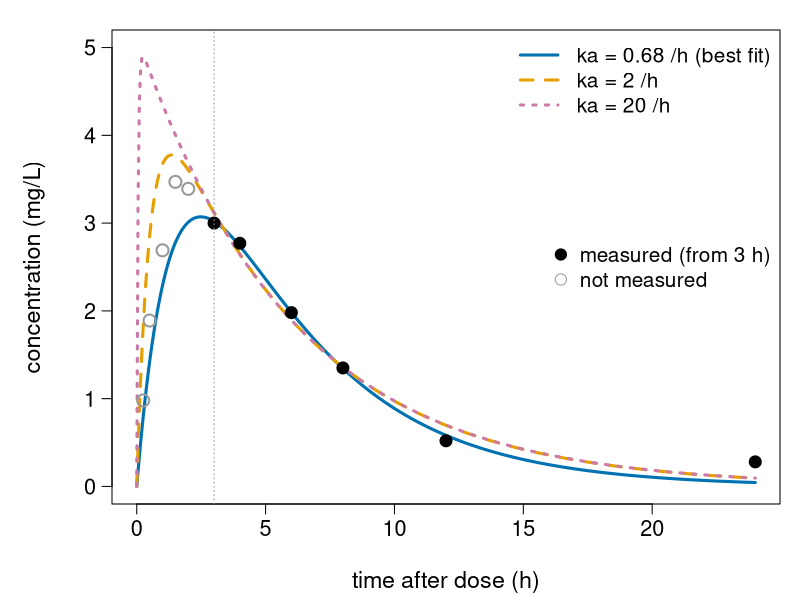
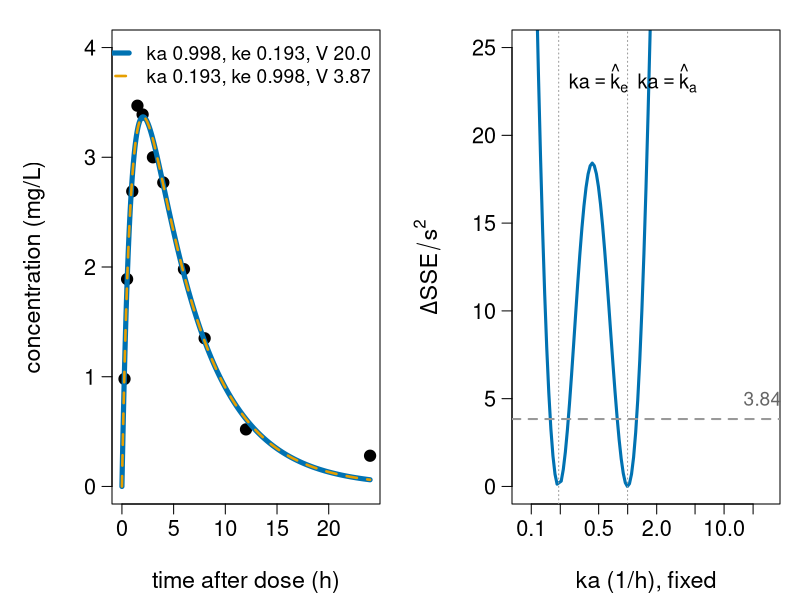
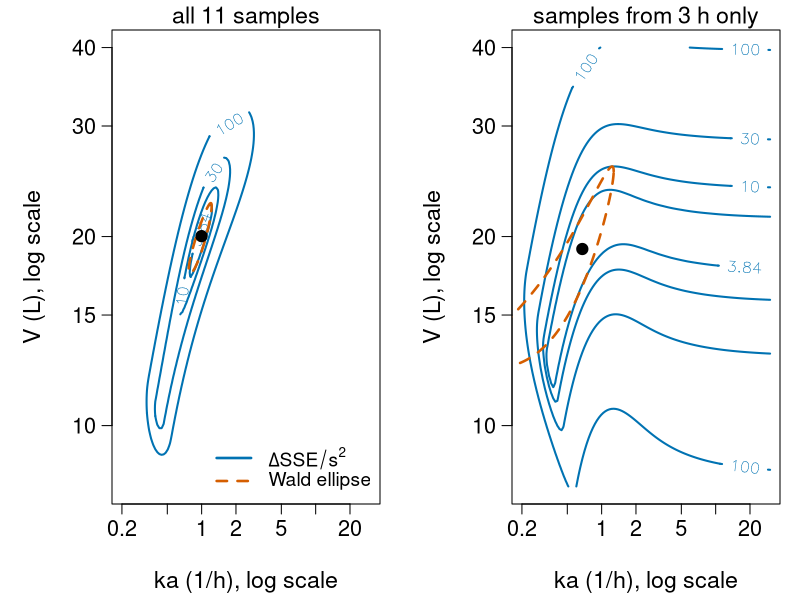
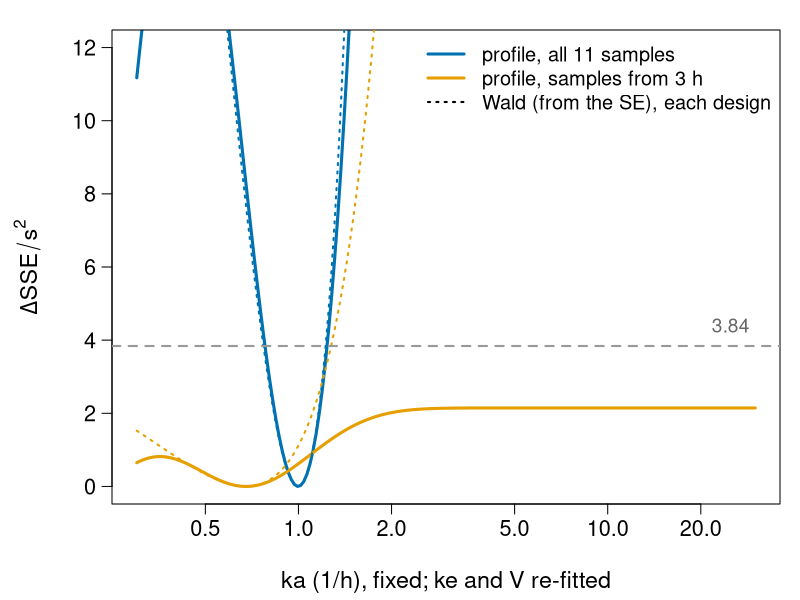
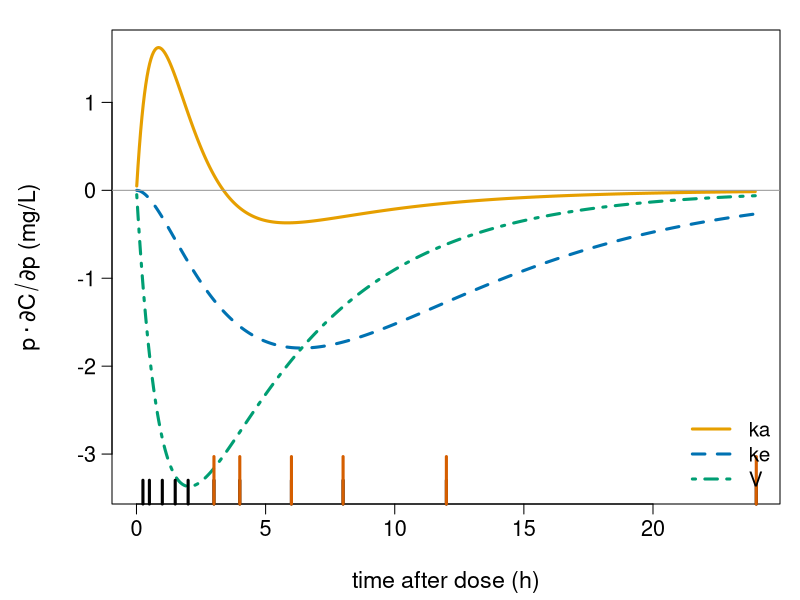
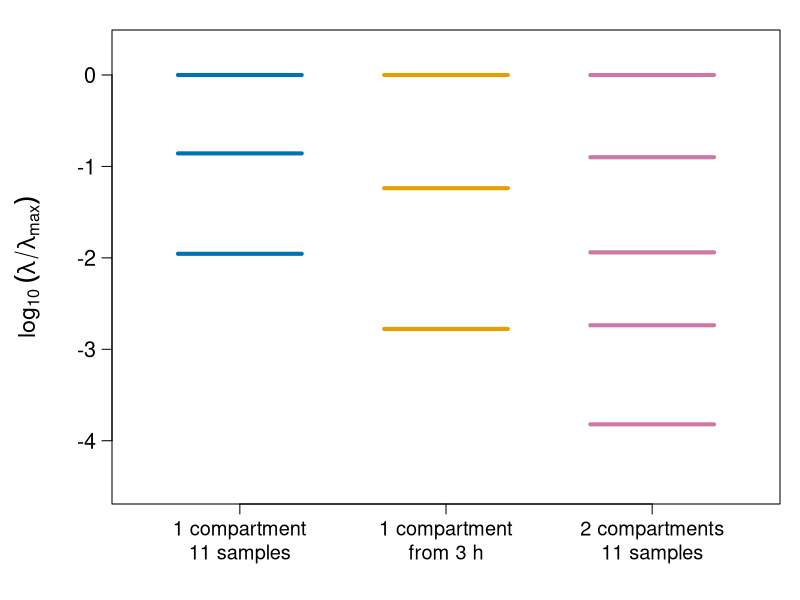

Generate these figures, in order, with R:
# Figures for the identifiability/ unit ("Identifiability and uncertainty of fitted parameters").
#
# Re-run by hand from this folder (it is NOT run by `quarto render`):
#   cd identifiability && Rscript make-identifiability-figs.R
#
# Base R graphics only (grDevices::svg) plus numDeriv for Jacobians.
# Colours are Okabe-Ito (colour-blind safe). Makes:
#   fig01-same-fit.svg      sparse design (first sample at 3 h): three ka values fit equally well
#   fig02-flipflop.svg      the ka/ke flip-flop: identical curves, and a ka profile with two wells
#   fig03-sse-slice.svg     SSE over (ka, V), ke re-fitted: rich vs sparse design, with the Wald ellipse
#   fig04-profiles.svg      profile of ka (others re-optimised) for both designs, Wald parabola
#   fig05-sensitivity.svg   relative sensitivities p dC/dp against time, with sample times
#   fig06-sloppy.svg        eigenvalues of J^T J (log parameters): sloppy spectra

library(numDeriv)

oi <- c(orange = "#E69F00", sky = "#56B4E9", green = "#009E73",
        yellow = "#F0E442", blue = "#0072B2", red = "#D55E00",
        purple = "#CC79A7", grey = "#999999")

fig <- function(file, w = 9, h = 5.2, expr) {
  svg(file, width = w, height = h)
  par(mar = c(4.8, 5.6, 1.5, 1), las = 1, mgp = c(3.4, 0.8, 0),
      cex.lab = 1.4, cex.axis = 1.3)
  expr
  dev.off()
}

## ---- the running example (same code as on the slides) ----------------------

pk <- function(t, ka, ke, V, D = 100) D * ka / (V * (ka - ke)) * (exp(-ke * t) - exp(-ka * t))
t <- c(0.25, 0.5, 1, 1.5, 2, 3, 4, 6, 8, 12, 24)                  # hours
y <- c(0.98, 1.89, 2.69, 3.47, 3.39, 3.00, 2.77, 1.98, 1.35, 0.52, 0.28)  # mg/L
late <- t >= 3                                                   # sparse design
ts <- t[late]; ys <- y[late]

fit  <- nls(y  ~ pk(t,  ka, ke, V), start = list(ka = 0.5, ke = 0.1, V = 10))
fits <- nls(ys ~ pk(ts, ka, ke, V), start = list(ka = 1, ke = 0.2, V = 20))
s2  <- deviance(fit)  / (length(y)  - 3)
s2s <- deviance(fits) / (length(ys) - 3)

# profile: fix ka, re-optimise ke and V; start from a given guess
prof1 <- function(ka, tt, yy, start = list(ke = 0.2, V = 20)) {
  f <- tryCatch(nls(yy ~ pk(tt, ka, ke, V), start = start), error = function(e) NULL)
  if (is.null(f)) c(NA, NA, NA) else c(deviance(f), coef(f))
}
tfine <- seq(0, 24, by = 0.05)

## ---- fig01: three ka values, same fit to the late data ----------------------

fig("fig01-same-fit.svg", w = 10, h = 5.2, expr = {
  kas <- c(coef(fits)["ka"], 2, 20)
  cols <- c(oi["blue"], oi["orange"], oi["purple"])
  plot(NA, xlim = c(0, 24), ylim = c(0, 5), xlab = "time after dose (h)",
       ylab = "concentration (mg/L)")
  for (i in 1:3) {
    pr <- prof1(kas[i], ts, ys)
    lines(tfine, pk(tfine, kas[i], pr[2], pr[3]), col = cols[i], lwd = 3, lty = i)
  }
  points(t[!late], y[!late], pch = 1, cex = 1.6, col = oi["grey"], lwd = 2)
  points(ts, ys, pch = 19, cex = 1.6)
  abline(v = 3, col = oi["grey"], lty = 3)
  legend("topright", bty = "n", cex = 1.25, lwd = 3, lty = 1:3, col = cols,
         legend = c(sprintf("ka = %.2f /h (best fit)", kas[1]),
                    "ka = 2 /h", "ka = 20 /h"))
  legend("right", bty = "n", cex = 1.25, pch = c(19, 1), col = c("black", oi["grey"]),
         pt.cex = 1.5, legend = c("measured (from 3 h)", "not measured"))
})

## ---- fig02: flip-flop --------------------------------------------------------

fig("fig02-flipflop.svg", w = 12, h = 5.2, expr = {
  par(mfrow = c(1, 2))
  p1 <- coef(fit)
  p2 <- c(p1[2], p1[1], p1[3] * p1[2] / p1[1])
  plot(t, y, pch = 19, cex = 1.5, xlim = c(0, 24), ylim = c(0, 4),
       xlab = "time after dose (h)", ylab = "concentration (mg/L)")
  lines(tfine, pk(tfine, p1[1], p1[2], p1[3]), col = oi["blue"], lwd = 5)
  lines(tfine, pk(tfine, p2[1], p2[2], p2[3]), col = oi["orange"], lwd = 2.5, lty = 2)
  legend("topright", bty = "n", cex = 1.15, lwd = c(5, 2.5), lty = 1:2,
         col = c(oi["blue"], oi["orange"]),
         legend = c(sprintf("ka %.3f, ke %.3f, V %.1f", p1[1], p1[2], p1[3]),
                    sprintf("ka %.3f, ke %.3f, V %.2f", p2[1], p2[2], p2[3])))
  # profile of ka over both branches
  g <- exp(seq(log(0.08), log(30), length.out = 121))
  g <- g[abs(g - p1[2]) > 0.004]
  d <- sapply(g, function(k) {
    a <- prof1(k, t, y, list(ke = 0.2, V = 20))[1]
    b <- prof1(k, t, y, list(ke = 1, V = 4))[1]
    min(a, b, na.rm = TRUE)
  })
  plot(g, (d - deviance(fit)) / s2, type = "l", lwd = 3, col = oi["blue"], log = "x",
       ylim = c(0, 25), xlab = "ka (1/h), fixed", ylab = expression(Delta * SSE / s^2))
  abline(h = 3.84, lty = 2, col = oi["grey"], lwd = 2)
  abline(v = c(p1[1], p1[2]), lty = 3, col = oi["grey"])
  text(p1[2], 23, expression(ka == hat(k)[e]), pos = 4, cex = 1.2)
  text(p1[1], 23, expression(ka == hat(k)[a]), pos = 4, cex = 1.2)
  text(25, 5, "3.84", cex = 1.15, col = "grey40")
})

## ---- fig03: SSE over (ka, V), ke re-fitted ----------------------------------

slice <- function(tt, yy, f, s2, title) {
  p <- coef(f)
  lka <- seq(log(0.2), log(30), length.out = 120)
  lV  <- seq(log(8), log(40), length.out = 120)
  # at each (ka, V) minimise the SSE over ke (kept below ka: no flip-flop branch)
  z <- outer(lka, lV, Vectorize(function(a, v)
    optimize(function(lke) sum((yy - pk(tt, exp(a), exp(lke), exp(v)))^2),
             c(log(0.01), a - 1e-3))$objective))
  z <- (z - deviance(f)) / s2
  contour(lka, lV, z, levels = c(3.84, 10, 30, 100), axes = FALSE,
          labcex = 1, lwd = 2, col = oi["blue"], xlab = "ka (1/h), log scale",
          ylab = "V (L), log scale", main = title, cex.main = 1.4, font.main = 1)
  axis(1, at = log(c(0.2, 0.5, 1, 2, 5, 10, 20)), labels = c(0.2, 0.5, 1, 2, 5, 10, 20))
  axis(2, at = log(c(10, 15, 20, 30, 40)), labels = c(10, 15, 20, 30, 40)); box()
  # Wald ellipse for (ka, V) from the full covariance matrix vcov(f)
  C <- vcov(f)[c("ka", "V"), c("ka", "V")]
  th <- seq(0, 2 * pi, length.out = 400)
  E <- t(p[c("ka", "V")] + t(chol(C)) %*% rbind(cos(th), sin(th)) * sqrt(3.84))
  ok <- E[, 1] > 0 & E[, 2] > 0
  E[!ok, ] <- NA
  lines(log(E[, 1]), log(E[, 2]), col = oi["red"], lwd = 2.5, lty = 2)
  points(log(p["ka"]), log(p["V"]), pch = 19, cex = 1.5)
}
fig("fig03-sse-slice.svg", w = 12, h = 5.4, expr = {
  par(mfrow = c(1, 2))
  slice(t, y, fit, s2, "all 11 samples")
  legend("bottomright", bty = "n", cex = 1.15, lwd = 2.5, lty = c(1, 2),
         col = c(oi["blue"], oi["red"]), legend = c(expression(Delta * SSE / s^2), "Wald ellipse"),
         bg = "white")
  slice(ts, ys, fits, s2s, "samples from 3 h only")
})

## ---- fig04: profiles of ka ----------------------------------------------------

fig("fig04-profiles.svg", w = 10, h = 5.4, expr = {
  g <- exp(seq(log(0.3), log(30), length.out = 201))
  dr <- sapply(g, function(k) prof1(k, t,  y)[1])
  ds <- sapply(g, function(k) prof1(k, ts, ys)[1])
  plot(g, (dr - deviance(fit)) / s2, type = "l", lwd = 3, col = oi["blue"], log = "x",
       ylim = c(0, 12), xlab = "ka (1/h), fixed; ke and V re-fitted",
       ylab = expression(Delta * SSE / s^2))
  lines(g, (ds - deviance(fits)) / s2s, lwd = 3, col = oi["orange"])
  se <- sqrt(diag(vcov(fit)))["ka"]; ses <- sqrt(diag(vcov(fits)))["ka"]
  lines(g, ((g - coef(fit)["ka"]) / se)^2, lty = 3, lwd = 2, col = oi["blue"])
  lines(g, ((g - coef(fits)["ka"]) / ses)^2, lty = 3, lwd = 2, col = oi["orange"])
  abline(h = 3.84, lty = 2, col = oi["grey"], lwd = 2)
  text(25, 4.4, "3.84", cex = 1.15, col = "grey40")
  legend("topright", bty = "n", cex = 1.2, lwd = c(3, 3, 2), lty = c(1, 1, 3),
         col = c(oi["blue"], oi["orange"], "black"),
         legend = c("profile, all 11 samples", "profile, samples from 3 h",
                    "Wald (from the SE), each design"))
})

## ---- fig05: sensitivities ----------------------------------------------------

fig("fig05-sensitivity.svg", w = 10, h = 5.2, expr = {
  p <- coef(fit)
  tf <- seq(0.01, 24, by = 0.05)
  Js <- jacobian(function(lp) pk(tf, exp(lp[1]), exp(lp[2]), exp(lp[3])), log(p))
  par(mar = c(4.8, 5.6, 1.5, 1))
  matplot(tf, Js, type = "l", lty = c(1, 2, 4), lwd = 3,
          col = c(oi["orange"], oi["blue"], oi["green"]),
          xlab = "time after dose (h)", ylab = expression(p %.% partialdiff * C / partialdiff * p ~ "(mg/L)"))
  abline(h = 0, col = oi["grey"])
  rug(t, ticksize = 0.05, lwd = 3)
  rug(ts, ticksize = 0.1, lwd = 3, col = oi["red"])
  legend("bottomright", bty = "n", cex = 1.25, lwd = 3, lty = c(1, 2, 4),
         col = c(oi["orange"], oi["blue"], oi["green"]),
         legend = c("ka", "ke", "V"))
})

## ---- fig06: sloppy eigenvalue spectra ----------------------------------------

pk2 <- function(t, ka, k10, k12, k21, V, D = 100) {
  s <- k10 + k12 + k21; q <- sqrt(s^2 - 4 * k21 * k10)
  al <- (s + q) / 2; be <- (s - q) / 2
  ka * D / V * ((k21 - al) / ((ka - al) * (be - al)) * exp(-al * t) +
                (k21 - be) / ((ka - be) * (al - be)) * exp(-be * t) +
                (k21 - ka) / ((al - ka) * (be - ka)) * exp(-ka * t))
}
fig("fig06-sloppy.svg", w = 10, h = 5.4, expr = {
  p <- coef(fit)
  e1 <- eigen(crossprod(jacobian(function(lp) pk(t,  exp(lp[1]), exp(lp[2]), exp(lp[3])), log(p))))$values
  e2 <- eigen(crossprod(jacobian(function(lp) pk(ts, exp(lp[1]), exp(lp[2]), exp(lp[3])), log(p))))$values
  p2 <- c(ka = 1, k10 = 0.2, k12 = 0.3, k21 = 0.15, V = 20)
  e3 <- eigen(crossprod(jacobian(function(lp) do.call(pk2, c(list(t), as.list(exp(lp)))), log(p2))))$values
  plot(NA, xlim = c(0.5, 3.5), ylim = c(-4.5, 0.3), xaxt = "n",
       xlab = "", ylab = expression(log[10] ~ (lambda / lambda[max])))
  axis(1, at = 1:3, labels = c("1 compartment\n11 samples", "1 compartment\nfrom 3 h",
                               "2 compartments\n11 samples"), padj = 0.6, cex.axis = 1.2)
  for (i in 1:3) {
    e <- list(e1, e2, e3)[[i]]
    segments(i - 0.3, log10(e / e[1]), i + 0.3, log10(e / e[1]), lwd = 4,
             col = c(oi["blue"], oi["orange"], oi["purple"])[i])
  }
})

cat("done\n")
